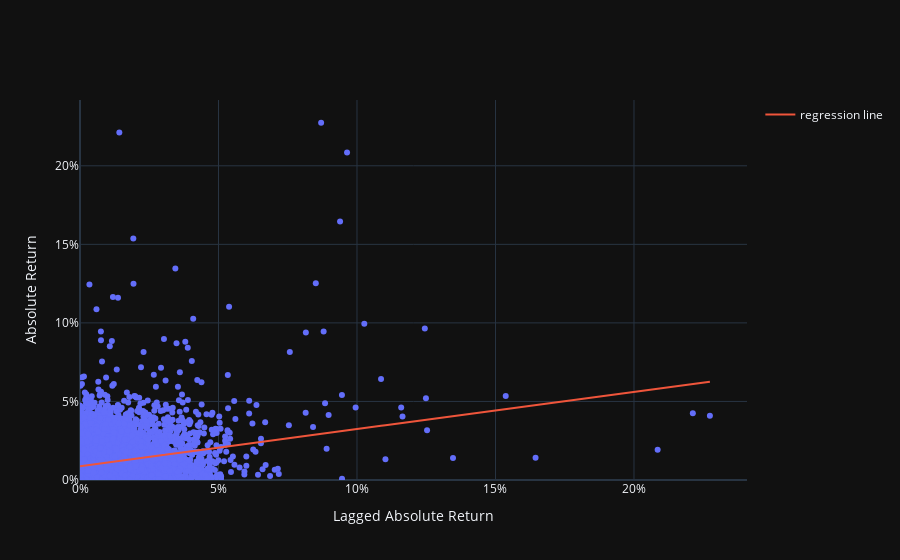

The notebook cell this image was saved under:
### Code cell
spy['absret'] = spy.ret.abs()
spy['abslag'] = spy.lag.abs()
trace = go.Scatter(
  x=spy.abslag,
  y=spy.absret,
  text=spy.date,
  mode="markers",
  hovertemplate="%{text}<extra></extra>",
  showlegend=False,
)
fig = go.Figure(trace)
result = smf.ols("absret ~ abslag", data=spy).fit()
spy['predict'] = result.params['Intercept'] + result.params['abslag']*spy.abslag
spy = spy.sort_values(by="abslag")
trace = go.Scatter(
  x=spy.abslag,
  y=spy.predict,
  mode="lines",
  name="regression line",
)
fig.add_trace(trace)
fig.update_layout(
    template="plotly_dark",
    xaxis_title="Lagged Absolute Return",
    yaxis_title="Absolute Return",
    xaxis_tickformat=".0%",
    yaxis_tickformat=".0%",
    xaxis_rangemode="tozero",
    yaxis_rangemode="tozero",
)

fig.show()

### Figure 1 — Plotly figure (JSON) as saved in the notebook; plotly's stock layout.template omitted (floating-point values rounded to 4 significant figures; data arrays with more than 128 entries replaced by an {"elided": "..."} marker saying what was removed)
{"data": [{"hovertemplate": "%{text}<extra></extra>", "mode": "markers", "showlegend": false, "text": {"elided": "8324 str values"}, "type": "scatter", "x": {"elided": "8324 float values"}, "y": {"elided": "8324 float values"}}, {"mode": "lines", "name": "regression line", "type": "scatter", "x": {"elided": "8324 float values"}, "y": {"elided": "8324 float values"}}], "layout": {"xaxis": {"rangemode": "tozero", "tickformat": ".0%", "title": {"text": "Lagged Absolute Return"}}, "yaxis": {"rangemode": "tozero", "tickformat": ".0%", "title": {"text": "Absolute Return"}}}}
